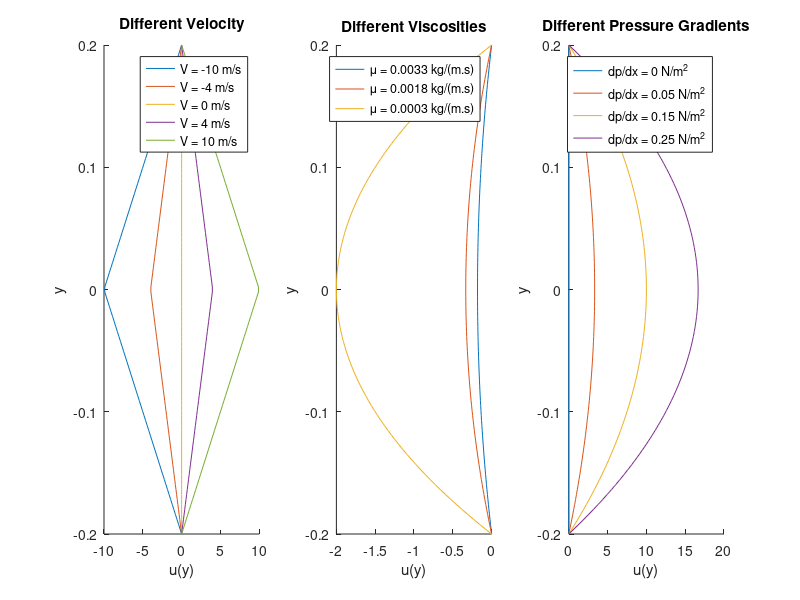

MATLAB code for this plot: (Note: this script raises an error after producing the figure.)
% Parameters
plate_distance = 0.4; % Plate distance in meters

% Different Velocities
velocities = [-10, -4, 0, 4, 10]; % Velocity values in m/sec

% Different Viscosities
dpdx_viscosity = -0.03; % Pressure gradient in N/m^2
viscosities = [3.3e-3, 1.8e-3, 3.0e-4]; % Viscosity values in kg/(m.s)

% Different Pressure Gradients
mu_pressure = 0.0003; % Viscosity in kg/(m.s)
pressure_gradients = [0, 0.05, 0.15, 0.25]; % Pressure gradient values in N/m^2

% Velocity Profile Calculation Function
velocity_profile = @(V, y) V * (1 - abs(2*y/plate_distance));

% Shear Stress Profile Calculation Function
shear_stress_profile = @(dpdx, mu, y) (dpdx / (2 * mu)) * (plate_distance^2 / 4 - y.^2);

% Plotting Different Velocities
figure;
subplot(1, 3, 1);
hold on;
for V = velocities
    y = linspace(-plate_distance/2, plate_distance/2, 100);
    u = velocity_profile(V, y);
    plot(u, y, 'DisplayName', ['V = ' num2str(V) ' m/s']);
end
xlabel('u(y)');
ylabel('y');
title('Different Velocity');
legend show;
hold off;

% Plotting Different Viscosities
subplot(1, 3, 2);
hold on;
for mu = viscosities
    y = linspace(-plate_distance/2, plate_distance/2, 100);
    u = shear_stress_profile(dpdx_viscosity, mu, y);
    plot(u, y, 'DisplayName', ['\mu = ' num2str(mu) ' kg/(m.s)']);
end
xlabel('u(y)');
ylabel('y');
title('Different Viscosities');
legend show;
hold off;

% Plotting Different Pressure Gradients
subplot(1, 3, 3);
hold on;
for dpdx = pressure_gradients
    y = linspace(-plate_distance/2, plate_distance/2, 100);
    u = shear_stress_profile(dpdx, mu_pressure, y);
    plot(u, y, 'DisplayName', ['dp/dx = ' num2str(dpdx) ' N/m^2']);
end
xlabel('u(y)');
ylabel('y');
title('Different Pressure Gradients');
legend show;
hold off;

% Overall Figure Title
sgtitle('Velocity Profile Between Two Parallel Plates');
